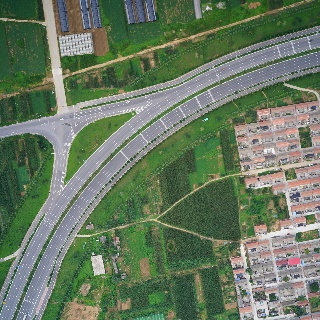
#> input picture logic/transformation_output/_target.jpg, 320 x 320 px
$ python transformation_homography.py
#> lines starting #> are read from the running program, lines starting #| are printed output that depends on the picture
import cv2
import numpy as np
import math
import os


def simulate_uav_wind_tilt(input_path, output_path=None, pitch=0, roll=0, yaw=0):
#> called with input_path = '../transformation_output/_target.jpg', pitch = 45, roll = 10, yaw = 0
    if not os.path.exists(input_path):
        raise FileNotFoundError(f"Error: The image at {input_path} was not found.")

    img = cv2.imread(input_path)
#> img is the input picture: shape (320, 320, 3); mean B, G, R 97.3, 120.6, 103.9
    if img is None:
        raise ValueError("Error: File could not be decoded.")

    h, w = img.shape[:2]
#> h = 320; w = 320

    # 1. Simulate Camera Intrinsics
    # We estimate the focal length based on image width to simulate a standard FoV
    focal_length = w
#> focal_length = 320

    # 2. Convert angles to radians
    rx = math.radians(pitch)  # UAV tilting nose up/down
    ry = math.radians(yaw)  # UAV rotating left/right
    rz = math.radians(roll)  # UAV banking left/right

    # 3. Compute 3D Rotation Matrices
    Rx = np.array([
        [1, 0, 0],
        [0, math.cos(rx), -math.sin(rx)],
        [0, math.sin(rx), math.cos(rx)]
    ], dtype=np.float64)

    Ry = np.array([
        [math.cos(ry), 0, math.sin(ry)],
        [0, 1, 0],
        [-math.sin(ry), 0, math.cos(ry)]
    ], dtype=np.float64)

    Rz = np.array([
        [math.cos(rz), -math.sin(rz), 0],
        [math.sin(rz), math.cos(rz), 0],
        [0, 0, 1]
    ], dtype=np.float64)

    # Combined Rotation Matrix
    R = Rz @ Ry @ Rx

    # 4. Define the four corners of the image plane in 3D space
    # Center the coordinates so rotation happens around the middle of the image
    corners_3d = np.array([
        [-w / 2, -h / 2, 0],
        [w / 2, -h / 2, 0],
        [w / 2, h / 2, 0],
        [-w / 2, h / 2, 0]
    ], dtype=np.float64)

    # 5. Rotate the corners in 3D space
    rotated_corners = corners_3d @ R.T

    # 6. Project back to 2D space using the camera focal length
    pts2d = np.zeros((4, 2), dtype=np.float32)
    for i in range(4):
        # Translate the plane away from the camera by 'focal_length'
        # so it doesn't clip through the lens
        z = rotated_corners[i, 2] + focal_length

        # Prevent division by zero if pitch is extreme
        if z <= 0:
            z = 0.0001

        # Perspective projection formula
        pts2d[i, 0] = (rotated_corners[i, 0] * focal_length / z) + w / 2
        pts2d[i, 1] = (rotated_corners[i, 1] * focal_length / z) + h / 2

    # Original 2D corners
    pts1 = np.float32([[0, 0], [w, 0], [w, h], [0, h]])
#> pts1 = [[0, 0], [320, 0], [320, 320], [0, 320]]

    # 7. Calculate Homography Matrix
    M = cv2.getPerspectiveTransform(pts1, pts2d)

    # 8. Adjust Matrix and Canvas to prevent clipping
    x_coords = pts2d[:, 0]
#> x_coords = [-53.36, 434.1, 261.9, 29.07]
    y_coords = pts2d[:, 1]
    x_min, x_max = np.min(x_coords), np.max(x_coords)
    y_min, y_max = np.min(y_coords), np.max(y_coords)

    tx = -x_min if x_min < 0 else 0
    ty = -y_min if y_min < 0 else 0

    translation_matrix = np.array([
        [1, 0, tx],
        [0, 1, ty],
        [0, 0, 1]
    ], dtype=np.float64)

    M_adjusted = translation_matrix @ M

    new_w = int(x_max - x_min) if x_min < 0 else int(x_max)
    new_h = int(y_max - y_min) if y_min < 0 else int(y_max)

    # 9. Apply the final warp
    result = cv2.warpPerspective(img, M_adjusted, (new_w, new_h))
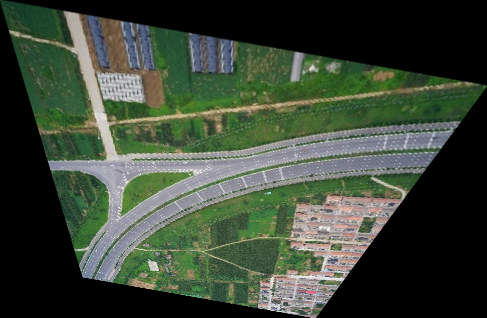
#> result: shape (318, 487, 3); mean B, G, R 55.6, 70.4, 59.7

    if output_path is None:
        base, ext = os.path.splitext(input_path)
        output_path = f"{base}_uav_tilt{ext}"

    cv2.imwrite(output_path, result)
    print(f"Success: Image saved to {output_path}")

# Example Usage:
# Nose pitches down by 45 degrees, banking right by 10 degrees
simulate_uav_wind_tilt("../transformation_output/_target.jpg", pitch=45, roll=10)

$ run again, with logic/transformation_output/consecutive_1.jpg copied over logic/transformation_output/_target.jpg
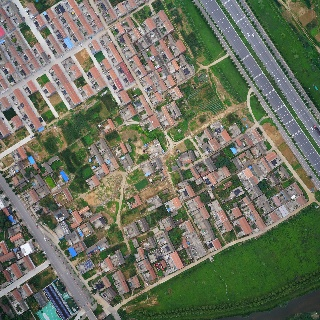
#> input picture logic/transformation_output/consecutive_1.jpg, 320 x 320 px
#> in simulate_uav_wind_tilt, img is the input picture: shape (320, 320, 3); mean B, G, R 97.1, 114.9, 110.4
#> in simulate_uav_wind_tilt, `result = cv2.warpPerspective(img, M_adjusted, (new_w, new_h))`:
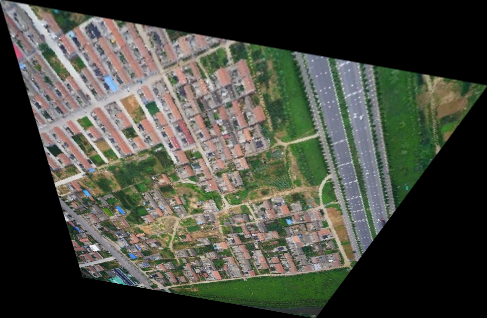
#> result: shape (318, 487, 3); mean B, G, R 63.8, 73.5, 71.4

$ run again, with logic/transformation_output/consecutive_2.jpg copied over logic/transformation_output/_target.jpg
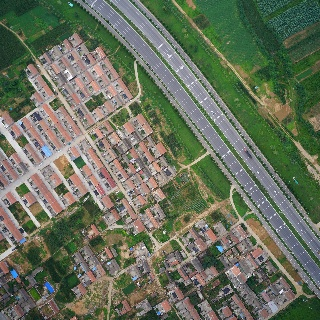
#> input picture logic/transformation_output/consecutive_2.jpg, 320 x 320 px
#> in simulate_uav_wind_tilt, img is the input picture: shape (320, 320, 3); mean B, G, R 93, 112.5, 104.5
#> in simulate_uav_wind_tilt, `result = cv2.warpPerspective(img, M_adjusted, (new_w, new_h))`:
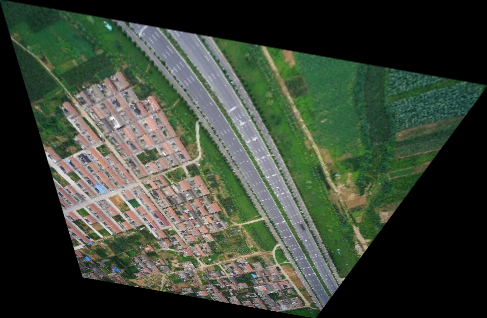
#> result: shape (318, 487, 3); mean B, G, R 54.7, 68.1, 59

$ run again, with logic/transformation_output/rotated_120.jpg copied over logic/transformation_output/_target.jpg
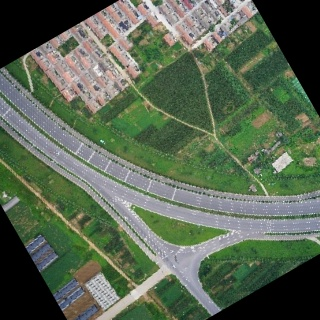
#> input picture logic/transformation_output/rotated_120.jpg, 320 x 320 px
#> in simulate_uav_wind_tilt, img is the input picture: shape (320, 320, 3); mean B, G, R 82.5, 103.1, 88.9
#> in simulate_uav_wind_tilt, `result = cv2.warpPerspective(img, M_adjusted, (new_w, new_h))`:
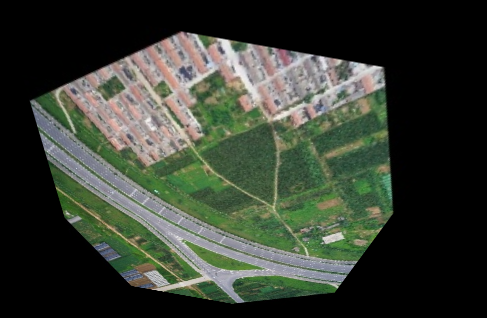
#> result: shape (318, 487, 3); mean B, G, R 50.6, 61.5, 55.1
